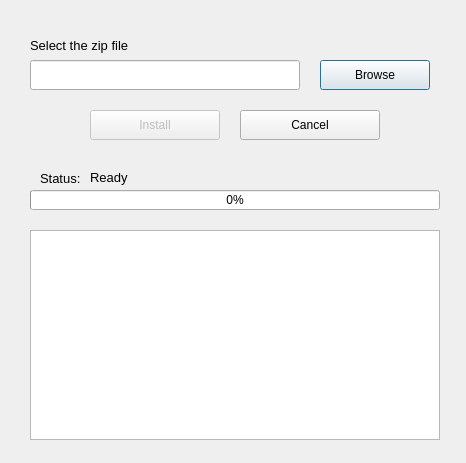
<?xml version="1.0" encoding="UTF-8"?>
<ui version="4.0">
 <class>QAptOfflineInstall</class>
 <widget class="QDialog" name="QAptOfflineInstall">
  <property name="windowModality">
   <enum>Qt::WindowModal</enum>
  </property>
  <property name="geometry">
   <rect>
    <x>0</x>
    <y>0</y>
    <width>466</width>
    <height>463</height>
   </rect>
  </property>
  <property name="windowTitle">
   <string>Install Packages</string>
  </property>
  <widget class="QLineEdit" name="zipFilePath">
   <property name="geometry">
    <rect>
     <x>30</x>
     <y>60</y>
     <width>270</width>
     <height>30</height>
    </rect>
   </property>
  </widget>
  <widget class="QPushButton" name="browseFilePathButton">
   <property name="geometry">
    <rect>
     <x>320</x>
     <y>60</y>
     <width>110</width>
     <height>30</height>
    </rect>
   </property>
   <property name="text">
    <string>Browse</string>
   </property>
  </widget>
  <widget class="QPushButton" name="startInstallButton">
   <property name="enabled">
    <bool>false</bool>
   </property>
   <property name="geometry">
    <rect>
     <x>90</x>
     <y>110</y>
     <width>130</width>
     <height>30</height>
    </rect>
   </property>
   <property name="text">
    <string>Install</string>
   </property>
   <property name="icon">
    <iconset>
     <normaloff>icons/dialog-ok-apply.png</normaloff>icons/dialog-ok-apply.png</iconset>
   </property>
  </widget>
  <widget class="QPushButton" name="cancelButton">
   <property name="geometry">
    <rect>
     <x>240</x>
     <y>110</y>
     <width>140</width>
     <height>30</height>
    </rect>
   </property>
   <property name="text">
    <string>Cancel</string>
   </property>
   <property name="icon">
    <iconset>
     <normaloff>icons/dialog-cancel.png</normaloff>icons/dialog-cancel.png</iconset>
   </property>
  </widget>
  <widget class="QProgressBar" name="statusProgressBar">
   <property name="geometry">
    <rect>
     <x>30</x>
     <y>190</y>
     <width>410</width>
     <height>20</height>
    </rect>
   </property>
   <property name="value">
    <number>0</number>
   </property>
  </widget>
  <widget class="QPlainTextEdit" name="rawLogHolder">
   <property name="geometry">
    <rect>
     <x>30</x>
     <y>230</y>
     <width>410</width>
     <height>210</height>
    </rect>
   </property>
  </widget>
  <widget class="QLabel" name="label">
   <property name="geometry">
    <rect>
     <x>30</x>
     <y>30</y>
     <width>200</width>
     <height>30</height>
    </rect>
   </property>
   <property name="font">
    <font>
     <pointsize>10</pointsize>
    </font>
   </property>
   <property name="text">
    <string>Select the zip file</string>
   </property>
  </widget>
  <widget class="QLabel" name="label_2">
   <property name="geometry">
    <rect>
     <x>40</x>
     <y>170</y>
     <width>70</width>
     <height>16</height>
    </rect>
   </property>
   <property name="font">
    <font>
     <pointsize>10</pointsize>
    </font>
   </property>
   <property name="text">
    <string>Status:</string>
   </property>
  </widget>
  <widget class="QLabel" name="progressStatusDescription">
   <property name="geometry">
    <rect>
     <x>90</x>
     <y>170</y>
     <width>53</width>
     <height>15</height>
    </rect>
   </property>
   <property name="font">
    <font>
     <pointsize>10</pointsize>
    </font>
   </property>
   <property name="text">
    <string>Ready</string>
   </property>
  </widget>
 </widget>
 <resources/>
 <connections/>
</ui>
